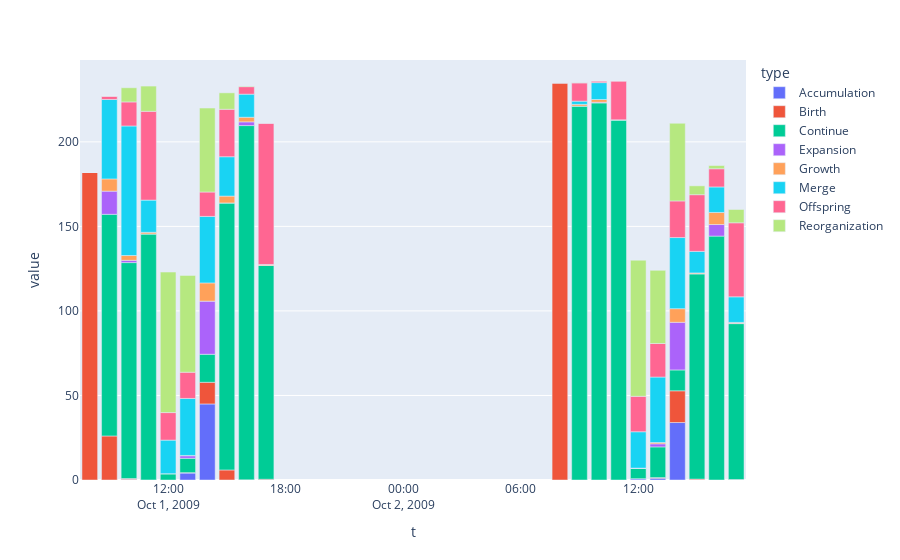

Notebook cell for this chart:
### Code cell
fig = px.bar(df, x="t", y="value", color="type")
#replace x axis with hours
#fig.update_xaxes(type='category', categoryorder='array', categoryarray=hours)
#fig["layout"].update({"xaxis": {"tickformat": "%H:%M"}})
#plot every hour
#fig.update_xaxes(tickvals=hours, ticktext=hours, tickformat="%H:%M")
fig.show()

### Figure 1 — Plotly figure (JSON) as saved in the notebook; plotly's stock layout.template omitted (floating-point values rounded to 4 significant figures)
{"data": [{"alignmentgroup": "True", "hovertemplate": "type=Accumulation<br>t=%{x}<br>value=%{y}<extra></extra>", "legendgroup": "Accumulation", "marker": {"color": "#636efa", "pattern": {"shape": ""}}, "name": "Accumulation", "offsetgroup": "Accumulation", "orientation": "v", "showlegend": true, "textposition": "auto", "type": "bar", "x": ["2009-10-01T08:00:00", "2009-10-01T17:00:00", "2009-10-02T08:00:00", "2009-10-02T09:00:00", "2009-10-02T10:00:00", "2009-10-02T11:00:00", "2009-10-02T12:00:00", "2009-10-02T13:00:00", "2009-10-02T14:00:00", "2009-10-02T15:00:00", "2009-10-01T09:00:00", "2009-10-02T16:00:00", "2009-10-02T17:00:00", "2009-10-01T10:00:00", "2009-10-01T11:00:00", "2009-10-01T12:00:00", "2009-10-01T13:00:00", "2009-10-01T14:00:00", "2009-10-01T15:00:00", "2009-10-01T16:00:00"], "xaxis": "x", "y": [0, 0, 0, 0, 0, 0, 0.7634, 1.059, 34.0, 0, 0, 0, 0.08163, 0.3508, 0, 0, 4.134, 44.97, 0, 0.007225], "yaxis": "y"}, {"alignmentgroup": "True", "hovertemplate": "type=Birth<br>t=%{x}<br>value=%{y}<extra></extra>", "legendgroup": "Birth", "marker": {"color": "#EF553B", "pattern": {"shape": ""}}, "name": "Birth", "offsetgroup": "Birth", "orientation": "v", "showlegend": true, "textposition": "auto", "type": "bar", "x": ["2009-10-01T08:00:00", "2009-10-01T17:00:00", "2009-10-02T08:00:00", "2009-10-02T09:00:00", "2009-10-02T10:00:00", "2009-10-02T11:00:00", "2009-10-02T12:00:00", "2009-10-02T13:00:00", "2009-10-02T14:00:00", "2009-10-02T15:00:00", "2009-10-01T09:00:00", "2009-10-02T16:00:00", "2009-10-02T17:00:00", "2009-10-01T10:00:00", "2009-10-01T11:00:00", "2009-10-01T12:00:00", "2009-10-01T13:00:00", "2009-10-01T14:00:00", "2009-10-01T15:00:00", "2009-10-01T16:00:00"], "xaxis": "x", "y": [182, 0.44, 235, 0, 0, 0, 0, 0.3718, 18.76, 0.5208, 26.05, 0, 0.2041, 0.472, 0.04545, 0, 0.2012, 12.82, 5.944, 0.07586], "yaxis": "y"}, {"alignmentgroup": "True", "hovertemplate": "type=Continue<br>t=%{x}<br>value=%{y}<extra></extra>", "legendgroup": "Continue", "marker": {"color": "#00cc96", "pattern": {"shape": ""}}, "name": "Continue", "offsetgroup": "Continue", "orientation": "v", "showlegend": true, "textposition": "auto", "type": "bar", "x": ["2009-10-01T08:00:00", "2009-10-01T17:00:00", "2009-10-02T08:00:00", "2009-10-02T09:00:00", "2009-10-02T10:00:00", "2009-10-02T11:00:00", "2009-10-02T12:00:00", "2009-10-02T13:00:00", "2009-10-02T14:00:00", "2009-10-02T15:00:00", "2009-10-01T09:00:00", "2009-10-02T16:00:00", "2009-10-02T17:00:00", "2009-10-01T10:00:00", "2009-10-01T11:00:00", "2009-10-01T12:00:00", "2009-10-01T13:00:00", "2009-10-01T14:00:00", "2009-10-01T15:00:00", "2009-10-01T16:00:00"], "xaxis": "x", "y": [0, 126.5, 0, 221.2, 223.0, 213.0, 6.037, 18.15, 12.34, 121.5, 131.1, 144.2, 92.21, 127.8, 145.5, 3.724, 8.503, 16.57, 157.9, 209.6], "yaxis": "y"}, {"alignmentgroup": "True", "hovertemplate": "type=Expansion<br>t=%{x}<br>value=%{y}<extra></extra>", "legendgroup": "Expansion", "marker": {"color": "#ab63fa", "pattern": {"shape": ""}}, "name": "Expansion", "offsetgroup": "Expansion", "orientation": "v", "showlegend": true, "textposition": "auto", "type": "bar", "x": ["2009-10-01T08:00:00", "2009-10-01T17:00:00", "2009-10-02T08:00:00", "2009-10-02T09:00:00", "2009-10-02T10:00:00", "2009-10-02T11:00:00", "2009-10-02T12:00:00", "2009-10-02T13:00:00", "2009-10-02T14:00:00", "2009-10-02T15:00:00", "2009-10-01T09:00:00", "2009-10-02T16:00:00", "2009-10-02T17:00:00", "2009-10-01T10:00:00", "2009-10-01T11:00:00", "2009-10-01T12:00:00", "2009-10-01T13:00:00", "2009-10-01T14:00:00", "2009-10-01T15:00:00", "2009-10-01T16:00:00"], "xaxis": "x", "y": [0, 0, 0, 0, 0.4, 0, 0.2366, 1.823, 28.17, 0, 13.71, 6.857, 0.2041, 1.329, 0, 0, 1.486, 31.43, 0, 2.185], "yaxis": "y"}, {"alignmentgroup": "True", "hovertemplate": "type=Growth<br>t=%{x}<br>value=%{y}<extra></extra>", "legendgroup": "Growth", "marker": {"color": "#FFA15A", "pattern": {"shape": ""}}, "name": "Growth", "offsetgroup": "Growth", "orientation": "v", "showlegend": true, "textposition": "auto", "type": "bar", "x": ["2009-10-01T08:00:00", "2009-10-01T17:00:00", "2009-10-02T08:00:00", "2009-10-02T09:00:00", "2009-10-02T10:00:00", "2009-10-02T11:00:00", "2009-10-02T12:00:00", "2009-10-02T13:00:00", "2009-10-02T14:00:00", "2009-10-02T15:00:00", "2009-10-01T09:00:00", "2009-10-02T16:00:00", "2009-10-02T17:00:00", "2009-10-01T10:00:00", "2009-10-01T11:00:00", "2009-10-01T12:00:00", "2009-10-01T13:00:00", "2009-10-01T14:00:00", "2009-10-01T15:00:00", "2009-10-01T16:00:00"], "xaxis": "x", "y": [0, 0.56, 0, 1, 1.6, 0, 0, 0.7461, 8.073, 0.4792, 7.24, 7.143, 0.5102, 2.848, 0.9545, 0, 0.1789, 10.78, 4.056, 2.732], "yaxis": "y"}, {"alignmentgroup": "True", "hovertemplate": "type=Merge<br>t=%{x}<br>value=%{y}<extra></extra>", "legendgroup": "Merge", "marker": {"color": "#19d3f3", "pattern": {"shape": ""}}, "name": "Merge", "offsetgroup": "Merge", "orientation": "v", "showlegend": true, "textposition": "auto", "type": "bar", "x": ["2009-10-01T08:00:00", "2009-10-01T17:00:00", "2009-10-02T08:00:00", "2009-10-02T09:00:00", "2009-10-02T10:00:00", "2009-10-02T11:00:00", "2009-10-02T12:00:00", "2009-10-02T13:00:00", "2009-10-02T14:00:00", "2009-10-02T15:00:00", "2009-10-01T09:00:00", "2009-10-02T16:00:00", "2009-10-02T17:00:00", "2009-10-01T10:00:00", "2009-10-01T11:00:00", "2009-10-01T12:00:00", "2009-10-01T13:00:00", "2009-10-01T14:00:00", "2009-10-01T15:00:00", "2009-10-01T16:00:00"], "xaxis": "x", "y": [0, 0, 0, 1.915, 10.0, 0, 21.5, 38.74, 42.07, 12.75, 47.0, 15.09, 15.13, 76.62, 19.06, 19.87, 33.74, 39.33, 23.27, 13.66], "yaxis": "y"}, {"alignmentgroup": "True", "hovertemplate": "type=Offspring<br>t=%{x}<br>value=%{y}<extra></extra>", "legendgroup": "Offspring", "marker": {"color": "#FF6692", "pattern": {"shape": ""}}, "name": "Offspring", "offsetgroup": "Offspring", "orientation": "v", "showlegend": true, "textposition": "auto", "type": "bar", "x": ["2009-10-01T08:00:00", "2009-10-01T17:00:00", "2009-10-02T08:00:00", "2009-10-02T09:00:00", "2009-10-02T10:00:00", "2009-10-02T11:00:00", "2009-10-02T12:00:00", "2009-10-02T13:00:00", "2009-10-02T14:00:00", "2009-10-02T15:00:00", "2009-10-01T09:00:00", "2009-10-02T16:00:00", "2009-10-02T17:00:00", "2009-10-01T10:00:00", "2009-10-01T11:00:00", "2009-10-01T12:00:00", "2009-10-01T13:00:00", "2009-10-01T14:00:00", "2009-10-01T15:00:00", "2009-10-01T16:00:00"], "xaxis": "x", "y": [0, 83.52, 0, 10.83, 0.9565, 22.96, 20.96, 19.85, 21.66, 33.53, 1.909, 10.75, 43.79, 14.22, 52.5, 16.28, 15.5, 14.43, 28.07, 4.444], "yaxis": "y"}, {"alignmentgroup": "True", "hovertemplate": "type=Reorganization<br>t=%{x}<br>value=%{y}<extra></extra>", "legendgroup": "Reorganization", "marker": {"color": "#B6E880", "pattern": {"shape": ""}}, "name": "Reorganization", "offsetgroup": "Reorganization", "orientation": "v", "showlegend": true, "textposition": "auto", "type": "bar", "x": ["2009-10-01T08:00:00", "2009-10-01T17:00:00", "2009-10-02T08:00:00", "2009-10-02T09:00:00", "2009-10-02T10:00:00", "2009-10-02T11:00:00", "2009-10-02T12:00:00", "2009-10-02T13:00:00", "2009-10-02T14:00:00", "2009-10-02T15:00:00", "2009-10-01T09:00:00", "2009-10-02T16:00:00", "2009-10-02T17:00:00", "2009-10-01T10:00:00", "2009-10-01T11:00:00", "2009-10-01T12:00:00", "2009-10-01T13:00:00", "2009-10-01T14:00:00", "2009-10-01T15:00:00", "2009-10-01T16:00:00"], "xaxis": "x", "y": [0, 0, 0, 0.08511, 0, 0, 80.5, 43.26, 45.93, 5.246, 0, 1.906, 7.867, 8.377, 14.94, 83.13, 57.26, 49.67, 9.725, 0.3399], "yaxis": "y"}], "layout": {"barmode": "relative", "legend": {"title": {"text": "type"}, "tracegroupgap": 0}, "margin": {"t": 60}, "xaxis": {"anchor": "y", "domain": [0, 1], "title": {"text": "t"}}, "yaxis": {"anchor": "x", "domain": [0, 1], "title": {"text": "value"}}}}
